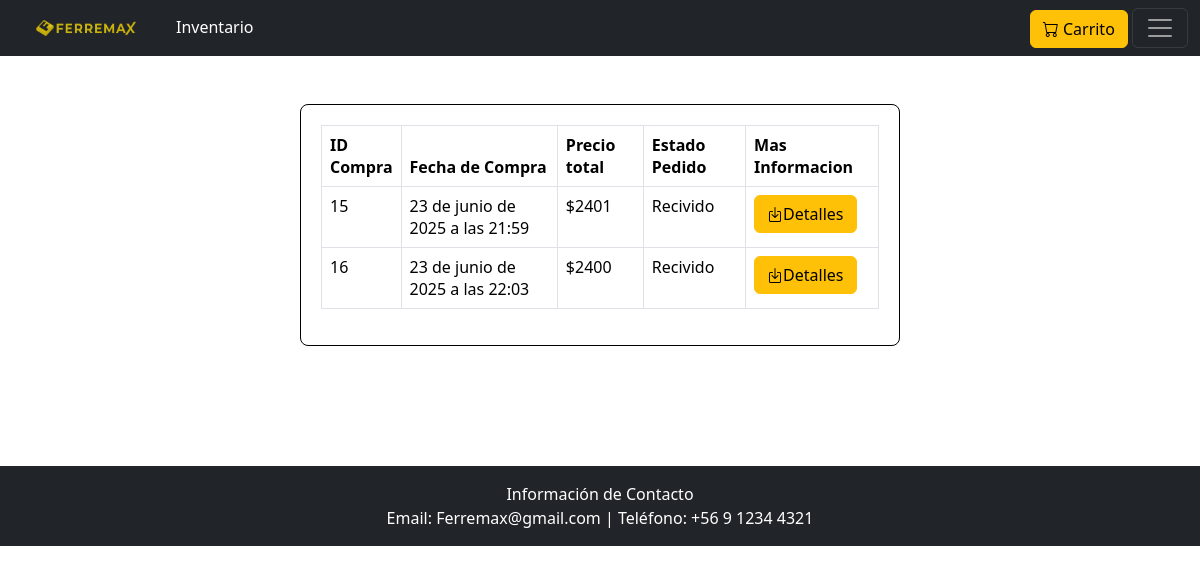
Page /VerMisPedidos/ (signed in) on the earlier database version.
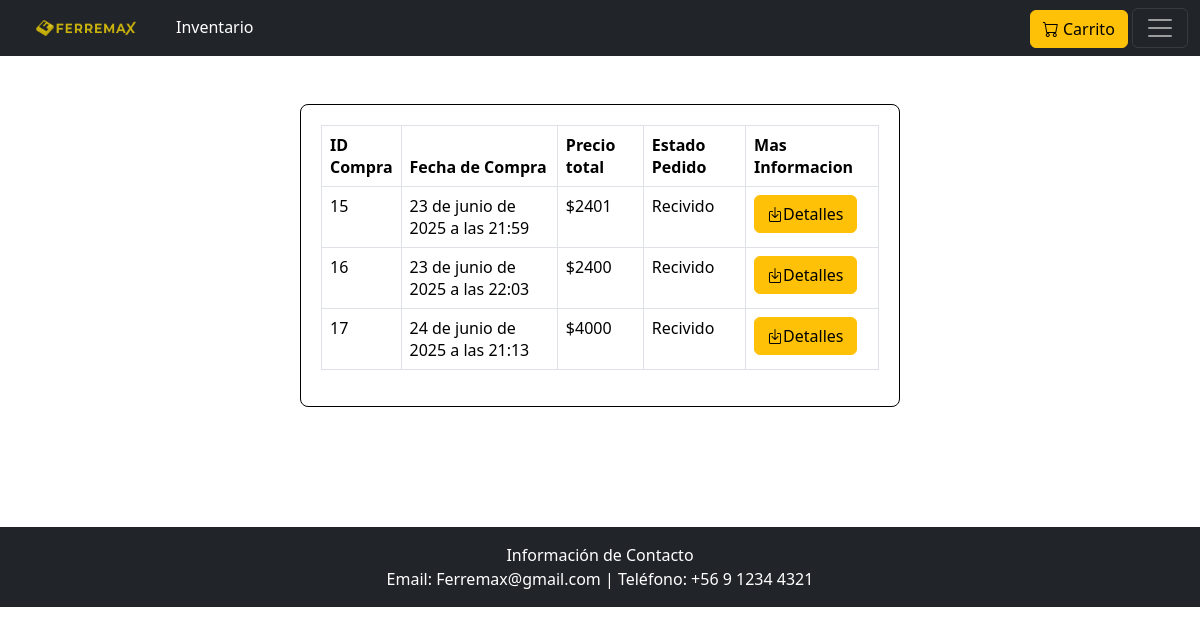
Same page on the later database version.
### myapp/models.py (models this page shows, shortened)
class Venta(models.Model):
    cliente = models.ForeignKey(settings.AUTH_USER_MODEL, on_delete=models.CASCADE)
    fecha = models.DateTimeField(auto_now_add=True)
    direcion= models.CharField(max_length=255)
    estadopedido=models.IntegerField(choices=ESTADOS_PEDIDO, default=0)
    paypal_transaction_id = models.CharField(max_length=100)

### myapp/views.py (the view)
# urls.py: path('VerMisPedidos/', views.VerMisPedidos, name='VerMisPedidos'),
def VerMisPedidos(request):
    usuario = request.user
    compras = Venta.objects.filter(cliente=usuario).annotate(
        total_venta=Sum('detalle__precioTotal'))
    return render(request, 'MisCompras.html', {'compras': compras})

### myapp/Templates/MisCompras.html (shortened to what this page needs)
{% extends 'plantillabase.html' %}
{% block content %}
<div style="width: 50%; margin-left: 25%; margin-block-end: 10%; margin-top: 4%; border: 1px solid #000000; border-radius: 8px; padding: 20px;">
    {% if compras %}
    <table class="table table-bordered">
        <thead>
            <tr>
                <th style="width: 11%;">ID Compra</th>
                <th >Fecha de Compra</th>
                <th >Precio total</th>
                <th>Estado Pedido</th>
                <th>Mas Informacion</th>
            </tr>
        </thead>
        <tbody>
            {% for compra in compras %}
            <tr>
                <td>{{ compra.id }} </td>
                <td>{{ compra.fecha }}</td>
                <td>${{ compra.total_venta }}</td>
                <td>{{ compra.get_estadopedido_display }}</td>
                <td style="justify-content: center;"><a href="{% url 'DetalleVentaUsuario' compra.id %}"  class="bbi bi-box-arrow-in-down btn btn-warning" >Detalles</a></td>
            </tr>
            {% endfor %}
        </tbody>
    </table>
    {% else %}
    <h1>No tienes compras</h1>
    {% endif %}
</div>
{% endblock %}

Differences in the rows shown:
added Venta: id "17", fecha "24 de junio de 2025 a las 21:13", total_venta "4000", estadopedido "Recivido"
